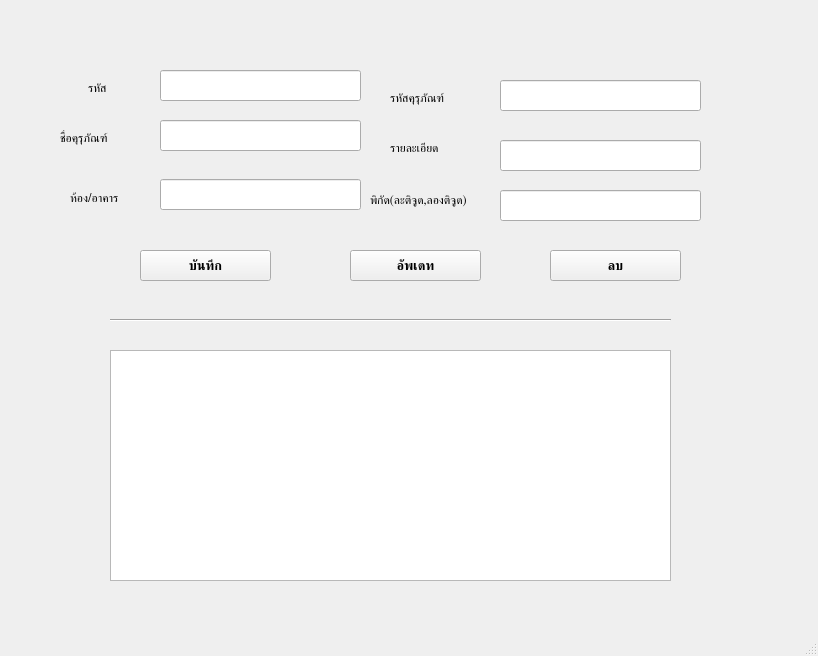
<?xml version="1.0" encoding="UTF-8"?>
<ui version="4.0">
 <class>MainWindow</class>
 <widget class="QMainWindow" name="MainWindow">
  <property name="geometry">
   <rect>
    <x>0</x>
    <y>0</y>
    <width>818</width>
    <height>656</height>
   </rect>
  </property>
  <property name="font">
   <font>
    <family>Prompt</family>
   </font>
  </property>
  <property name="windowTitle">
   <string>MainWindow</string>
  </property>
  <widget class="QWidget" name="centralwidget">
   <widget class="QLabel" name="label">
    <property name="geometry">
     <rect>
      <x>60</x>
      <y>130</y>
      <width>81</width>
      <height>16</height>
     </rect>
    </property>
    <property name="font">
     <font>
      <family>Prompt</family>
     </font>
    </property>
    <property name="text">
     <string>ชื่อคุรุภัณฑ์</string>
    </property>
   </widget>
   <widget class="QLabel" name="label_3">
    <property name="geometry">
     <rect>
      <x>70</x>
      <y>190</y>
      <width>81</width>
      <height>16</height>
     </rect>
    </property>
    <property name="font">
     <font>
      <family>Prompt</family>
     </font>
    </property>
    <property name="text">
     <string>ห้อง/อาคาร</string>
    </property>
   </widget>
   <widget class="QLabel" name="label_4">
    <property name="geometry">
     <rect>
      <x>390</x>
      <y>90</y>
      <width>81</width>
      <height>16</height>
     </rect>
    </property>
    <property name="font">
     <font>
      <family>Prompt</family>
     </font>
    </property>
    <property name="text">
     <string>รหัสคุรุภัณฑ์</string>
    </property>
   </widget>
   <widget class="QPushButton" name="pushButton">
    <property name="geometry">
     <rect>
      <x>140</x>
      <y>250</y>
      <width>131</width>
      <height>31</height>
     </rect>
    </property>
    <property name="font">
     <font>
      <family>Prompt</family>
      <pointsize>10</pointsize>
      <weight>75</weight>
      <bold>true</bold>
     </font>
    </property>
    <property name="text">
     <string>บันทึก</string>
    </property>
   </widget>
   <widget class="QTableWidget" name="tableWidget">
    <property name="geometry">
     <rect>
      <x>110</x>
      <y>350</y>
      <width>561</width>
      <height>231</height>
     </rect>
    </property>
   </widget>
   <widget class="Line" name="line">
    <property name="geometry">
     <rect>
      <x>110</x>
      <y>310</y>
      <width>561</width>
      <height>20</height>
     </rect>
    </property>
    <property name="orientation">
     <enum>Qt::Horizontal</enum>
    </property>
   </widget>
   <widget class="QPushButton" name="btn_edit">
    <property name="geometry">
     <rect>
      <x>350</x>
      <y>250</y>
      <width>131</width>
      <height>31</height>
     </rect>
    </property>
    <property name="font">
     <font>
      <family>Prompt</family>
      <pointsize>10</pointsize>
      <weight>75</weight>
      <bold>true</bold>
     </font>
    </property>
    <property name="text">
     <string>อัพเดท</string>
    </property>
   </widget>
   <widget class="QPushButton" name="btn_delete">
    <property name="geometry">
     <rect>
      <x>550</x>
      <y>250</y>
      <width>131</width>
      <height>31</height>
     </rect>
    </property>
    <property name="font">
     <font>
      <family>Prompt</family>
      <pointsize>10</pointsize>
      <weight>75</weight>
      <bold>true</bold>
     </font>
    </property>
    <property name="text">
     <string>ลบ</string>
    </property>
   </widget>
   <widget class="QLineEdit" name="lineEdit_5">
    <property name="geometry">
     <rect>
      <x>160</x>
      <y>179</y>
      <width>201</width>
      <height>31</height>
     </rect>
    </property>
   </widget>
   <widget class="QLineEdit" name="lineEdit_6">
    <property name="geometry">
     <rect>
      <x>500</x>
      <y>190</y>
      <width>201</width>
      <height>31</height>
     </rect>
    </property>
   </widget>
   <widget class="QLineEdit" name="lineEdit_7">
    <property name="geometry">
     <rect>
      <x>500</x>
      <y>140</y>
      <width>201</width>
      <height>31</height>
     </rect>
    </property>
   </widget>
   <widget class="QLineEdit" name="lineEdit_8">
    <property name="geometry">
     <rect>
      <x>500</x>
      <y>80</y>
      <width>201</width>
      <height>31</height>
     </rect>
    </property>
   </widget>
   <widget class="QLineEdit" name="lineEdit_9">
    <property name="geometry">
     <rect>
      <x>160</x>
      <y>120</y>
      <width>201</width>
      <height>31</height>
     </rect>
    </property>
   </widget>
   <widget class="QLineEdit" name="lineEdit_10">
    <property name="geometry">
     <rect>
      <x>160</x>
      <y>70</y>
      <width>201</width>
      <height>31</height>
     </rect>
    </property>
   </widget>
   <widget class="QLabel" name="label_5">
    <property name="geometry">
     <rect>
      <x>70</x>
      <y>80</y>
      <width>81</width>
      <height>16</height>
     </rect>
    </property>
    <property name="font">
     <font>
      <family>Prompt</family>
     </font>
    </property>
    <property name="text">
     <string>      รหัส</string>
    </property>
   </widget>
   <widget class="QLabel" name="label_6">
    <property name="geometry">
     <rect>
      <x>370</x>
      <y>190</y>
      <width>131</width>
      <height>20</height>
     </rect>
    </property>
    <property name="font">
     <font>
      <family>Prompt</family>
     </font>
    </property>
    <property name="text">
     <string>พิกัด(ละติจูด,ลองติจูด)</string>
    </property>
   </widget>
   <widget class="QLabel" name="label_7">
    <property name="geometry">
     <rect>
      <x>390</x>
      <y>140</y>
      <width>81</width>
      <height>16</height>
     </rect>
    </property>
    <property name="font">
     <font>
      <family>Prompt</family>
     </font>
    </property>
    <property name="text">
     <string>รายละเอียด</string>
    </property>
   </widget>
  </widget>
  <widget class="QMenuBar" name="menubar">
   <property name="geometry">
    <rect>
     <x>0</x>
     <y>0</y>
     <width>818</width>
     <height>26</height>
    </rect>
   </property>
  </widget>
  <widget class="QStatusBar" name="statusbar"/>
 </widget>
 <resources/>
 <connections/>
</ui>
